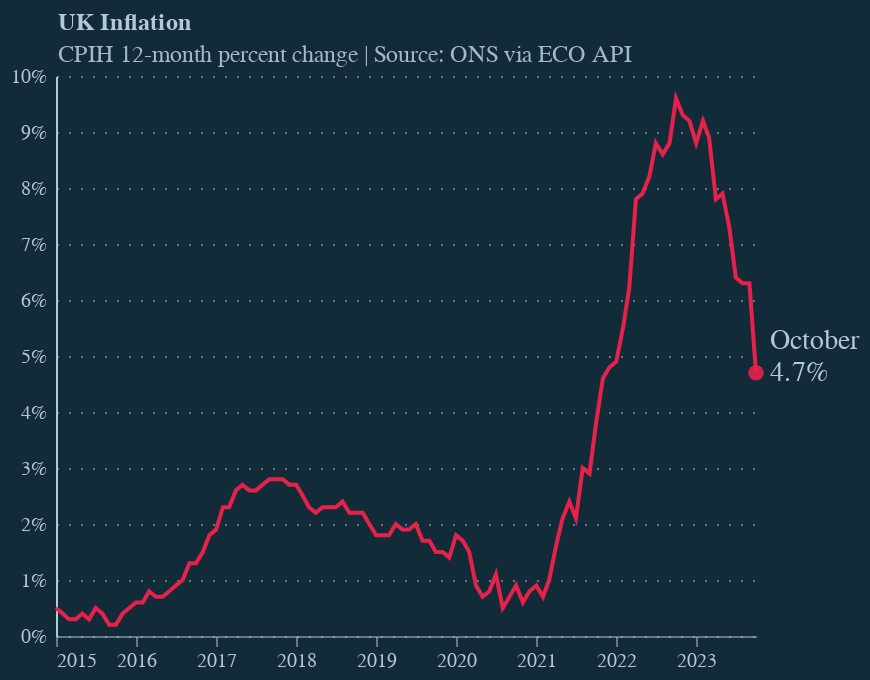

Write notebook code for a chart like this one.
### Code cell
# Example of using the class with a theme
custom_chart = CustomChart(df, theme='dark', start_date='2015-01-01').create_line_chart(
    x='date',
    y='value',
    title="UK Inflation",
    subtitle="CPIH 12-month percent change | Source: ONS via ECO API"
)

custom_chart.display()

### Figure 1 — Vega-Lite specification as saved in the notebook (floating-point values rounded to 4 significant figures)
{"config": {"background": "#122b39", "font": "Circular Std", "axisX": {"labelColor": "#b4c8d8", "tickColor": "#b4c8d8", "domainColor": "#b4c8d8", "domainOpacity": 0.5, "grid": false, "labelAngle": 0, "tickCount": 10, "tickOpacity": 0.5, "title": null}, "axisY": {"labelColor": "#b4c8d8", "tickColor": "#b4c8d8", "domainColor": "#b4c8d8", "gridColor": "#b4c8d8", "gridDash": [1, 5], "gridOpacity": 0.5, "labelPadding": 5, "tickCount": 8, "tickOpacity": 0.5, "ticks": false, "title": "12-month percent change | Source: BLS via FRED", "titleAlign": "left", "titleAngle": 0, "titleBaseline": "bottom", "titleColor": "#b4c8d8", "titleFontSize": 12, "titleOpacity": 0.9, "titleX": 0, "titleY": -7, "format": "%"}, "line": {"color": "#e6224b"}, "view": {"stroke": null, "continuousWidth": 350, "continuousHeight": 280}, "title": {"anchor": "start", "dx": 24, "fontSize": 12, "subtitleFontSize": 12, "color": "#b4c8d8", "subtitleColor": "#b4c8d8E6", "subtitlePadding": 4, "offset": -1}}, "layer": [{"data": {"name": "data-e8d865931487ccf711210a185e82c1d1"}, "mark": {"type": "line"}, "encoding": {"x": {"field": "date", "type": "temporal"}, "y": {"field": "value", "type": "quantitative"}}}, {"data": {"name": "data-280dbacefeeb9338e4f9a478f94dce04"}, "mark": {"type": "point", "color": "#e6224b", "filled": true, "opacity": 0.9, "size": 60}, "encoding": {"x": {"field": "date", "type": "temporal"}, "y": {"field": "value", "type": "quantitative"}}}, {"data": {"name": "data-280dbacefeeb9338e4f9a478f94dce04"}, "mark": {"type": "text", "align": "left", "baseline": "middle", "color": "#b4c8d8", "dx": 7, "dy": 0, "fontSize": 14}, "encoding": {"text": {"field": "value", "format": ".1%", "type": "quantitative"}, "x": {"field": "date", "type": "temporal"}, "y": {"field": "value", "type": "quantitative"}}}, {"data": {"name": "data-280dbacefeeb9338e4f9a478f94dce04"}, "mark": {"type": "text", "align": "left", "baseline": "middle", "color": "#b4c8d8", "dx": 7, "dy": -16, "fontSize": 14}, "encoding": {"text": {"field": "date", "format": "%B", "type": "temporal"}, "x": {"field": "date", "type": "temporal"}, "y": {"field": "value", "type": "quantitative"}}}], "title": {"text": "UK Inflation", "subtitle": "CPIH 12-month percent change | Source: ONS via ECO API"}, "$schema": "https://vega.github.io/schema/vega-lite/v5.8.0.json", "datasets": {"data-e8d865931487ccf711210a185e82c1d1": [{"date": "2015-01-01T00:00:00", "value": 0.005}, {"date": "2015-02-01T00:00:00", "value": 0.004}, {"date": "2015-03-01T00:00:00", "value": 0.003}, {"date": "2015-04-01T00:00:00", "value": 0.003}, {"date": "2015-05-01T00:00:00", "value": 0.004}, {"date": "2015-06-01T00:00:00", "value": 0.003}, {"date": "2015-07-01T00:00:00", "value": 0.005}, {"date": "2015-08-01T00:00:00", "value": 0.004}, {"date": "2015-09-01T00:00:00", "value": 0.002}, {"date": "2015-10-01T00:00:00", "value": 0.002}, {"date": "2015-11-01T00:00:00", "value": 0.004}, {"date": "2015-12-01T00:00:00", "value": 0.005}, {"date": "2016-01-01T00:00:00", "value": 0.006}, {"date": "2016-02-01T00:00:00", "value": 0.006}, {"date": "2016-03-01T00:00:00", "value": 0.008}, {"date": "2016-04-01T00:00:00", "value": 0.007}, {"date": "2016-05-01T00:00:00", "value": 0.007}, {"date": "2016-06-01T00:00:00", "value": 0.008}, {"date": "2016-07-01T00:00:00", "value": 0.009}, {"date": "2016-08-01T00:00:00", "value": 0.01}, {"date": "2016-09-01T00:00:00", "value": 0.013}, {"date": "2016-10-01T00:00:00", "value": 0.013}, {"date": "2016-11-01T00:00:00", "value": 0.015}, {"date": "2016-12-01T00:00:00", "value": 0.018}, {"date": "2017-01-01T00:00:00", "value": 0.019}, {"date": "2017-02-01T00:00:00", "value": 0.023}, {"date": "2017-03-01T00:00:00", "value": 0.023}, {"date": "2017-04-01T00:00:00", "value": 0.026}, {"date": "2017-05-01T00:00:00", "value": 0.027}, {"date": "2017-06-01T00:00:00", "value": 0.026}, {"date": "2017-07-01T00:00:00", "value": 0.026}, {"date": "2017-08-01T00:00:00", "value": 0.027}, {"date": "2017-09-01T00:00:00", "value": 0.028}, {"date": "2017-10-01T00:00:00", "value": 0.028}, {"date": "2017-11-01T00:00:00", "value": 0.028}, {"date": "2017-12-01T00:00:00", "value": 0.027}, {"date": "2018-01-01T00:00:00", "value": 0.027}, {"date": "2018-02-01T00:00:00", "value": 0.025}, {"date": "2018-03-01T00:00:00", "value": 0.023}, {"date": "2018-04-01T00:00:00", "value": 0.022}, {"date": "2018-05-01T00:00:00", "value": 0.023}, {"date": "2018-06-01T00:00:00", "value": 0.023}, {"date": "2018-07-01T00:00:00", "value": 0.023}, {"date": "2018-08-01T00:00:00", "value": 0.024}, {"date": "2018-09-01T00:00:00", "value": 0.022}, {"date": "2018-10-01T00:00:00", "value": 0.022}, {"date": "2018-11-01T00:00:00", "value": 0.022}, {"date": "2018-12-01T00:00:00", "value": 0.02}, {"date": "2019-01-01T00:00:00", "value": 0.018}, {"date": "2019-02-01T00:00:00", "value": 0.018}, {"date": "2019-03-01T00:00:00", "value": 0.018}, {"date": "2019-04-01T00:00:00", "value": 0.02}, {"date": "2019-05-01T00:00:00", "value": 0.019}, {"date": "2019-06-01T00:00:00", "value": 0.019}, {"date": "2019-07-01T00:00:00", "value": 0.02}, {"date": "2019-08-01T00:00:00", "value": 0.017}, {"date": "2019-09-01T00:00:00", "value": 0.017}, {"date": "2019-10-01T00:00:00", "value": 0.015}, {"date": "2019-11-01T00:00:00", "value": 0.015}, {"date": "2019-12-01T00:00:00", "value": 0.014}, {"date": "2020-01-01T00:00:00", "value": 0.018}, {"date": "2020-02-01T00:00:00", "value": 0.017}, {"date": "2020-03-01T00:00:00", "value": 0.015}, {"date": "2020-04-01T00:00:00", "value": 0.009}, {"date": "2020-05-01T00:00:00", "value": 0.007}, {"date": "2020-06-01T00:00:00", "value": 0.008}, {"date": "2020-07-01T00:00:00", "value": 0.011}, {"date": "2020-08-01T00:00:00", "value": 0.005}, {"date": "2020-09-01T00:00:00", "value": 0.007}, {"date": "2020-10-01T00:00:00", "value": 0.009}, {"date": "2020-11-01T00:00:00", "value": 0.006}, {"date": "2020-12-01T00:00:00", "value": 0.008}, {"date": "2021-01-01T00:00:00", "value": 0.009}, {"date": "2021-02-01T00:00:00", "value": 0.007}, {"date": "2021-03-01T00:00:00", "value": 0.01}, {"date": "2021-04-01T00:00:00", "value": 0.016}, {"date": "2021-05-01T00:00:00", "value": 0.021}, {"date": "2021-06-01T00:00:00", "value": 0.024}, {"date": "2021-07-01T00:00:00", "value": 0.021}, {"date": "2021-08-01T00:00:00", "value": 0.03}, {"date": "2021-09-01T00:00:00", "value": 0.029}, {"date": "2021-10-01T00:00:00", "value": 0.038}, {"date": "2021-11-01T00:00:00", "value": 0.046}, {"date": "2021-12-01T00:00:00", "value": 0.048}, {"date": "2022-01-01T00:00:00", "value": 0.049}, {"date": "2022-02-01T00:00:00", "value": 0.055}, {"date": "2022-03-01T00:00:00", "value": 0.062}, {"date": "2022-04-01T00:00:00", "value": 0.078}, {"date": "2022-05-01T00:00:00", "value": 0.079}, {"date": "2022-06-01T00:00:00", "value": 0.082}, {"date": "2022-07-01T00:00:00", "value": 0.088}, {"date": "2022-08-01T00:00:00", "value": 0.086}, {"date": "2022-09-01T00:00:00", "value": 0.088}, {"date": "2022-10-01T00:00:00", "value": 0.096}, {"date": "2022-11-01T00:00:00", "value": 0.093}, {"date": "2022-12-01T00:00:00", "value": 0.092}, {"date": "2023-01-01T00:00:00", "value": 0.088}, {"date": "2023-02-01T00:00:00", "value": 0.092}, {"date": "2023-03-01T00:00:00", "value": 0.089}, {"date": "2023-04-01T00:00:00", "value": 0.078}, {"date": "2023-05-01T00:00:00", "value": 0.079}, {"date": "2023-06-01T00:00:00", "value": 0.073}, {"date": "2023-07-01T00:00:00", "value": 0.064}, {"date": "2023-08-01T00:00:00", "value": 0.063}, {"date": "2023-09-01T00:00:00", "value": 0.063}, {"date": "2023-10-01T00:00:00", "value": 0.047}], "data-280dbacefeeb9338e4f9a478f94dce04": [{"date": "2023-10-01T00:00:00", "value": 0.047}]}}
